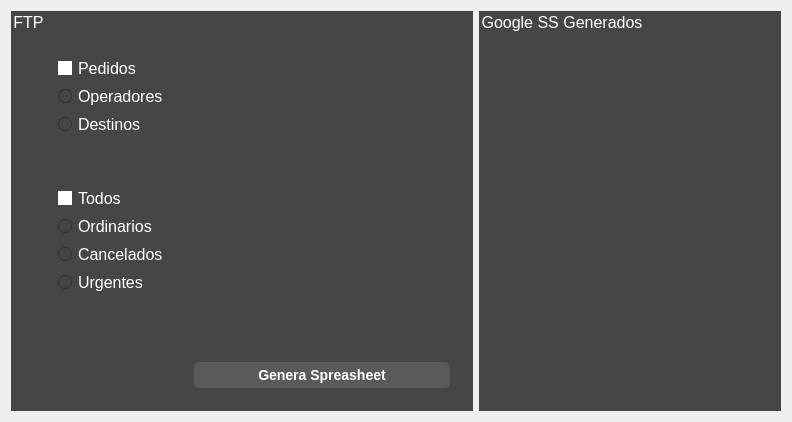
                 <widget class="QWidget" name="tab_11">
                  <attribute name="title">
                   <string>Pedidos/Operadores</string>
                  </attribute>
                  <layout class="QGridLayout" name="gridLayout_37">
                   <item row="0" column="0">
                    <widget class="QGroupBox" name="groupBox_8">
                     <property name="styleSheet">
                      <string notr="true">background-color: rgb(70,70,70);
margin-top: 0.5em;
font: 16px;
color:  rgb(255,255,255);
border: 0px solid white;
padding: 14;
</string>
                     </property>
                     <property name="title">
                      <string>FTP</string>
                     </property>
                     <layout class="QGridLayout" name="gridLayout_35">
                      <item row="0" column="0">
                       <widget class="QFrame" name="frame_3">
                        <property name="styleSheet">
                         <string notr="true">font: 11px;
color: rgb(255,255,255);
border: 0px solid rgba(143, 234, 79,90);
background-color: rgb(70,70,70);
</string>
                        </property>
                        <property name="frameShape">
                         <enum>QFrame::NoFrame</enum>
                        </property>
                        <property name="frameShadow">
                         <enum>QFrame::Raised</enum>
                        </property>
                        <layout class="QGridLayout" name="gridLayout_10">
                         <item row="0" column="0">
                          <widget class="QRadioButton" name="radioButtonInterfasePochtecaPedidos">
                           <property name="styleSheet">
                            <string notr="true">QRadioButton {
background-color:   rgb(70,70,70);
font: 16px;
color:rgb(255,255,255);
padding: 1px;
border: 0px solid rgba(143, 234, 79,90);
}


QRadioButton::indicator:checked {
    background-color:       rgb(255,255,255);
    border:                 0px solid white;
}






</string>
                           </property>
                           <property name="text">
                            <string>Pedidos</string>
                           </property>
                           <property name="checked">
                            <bool>true</bool>
                           </property>
                          </widget>
                         </item>
                         <item row="1" column="0">
                          <widget class="QRadioButton" name="radioButtonInterfasePochtecaOperadores">
                           <property name="styleSheet">
                            <string notr="true">QRadioButton {
background-color:   rgb(70,70,70);
font: 16px;
color:rgb(255,255,255);
padding: 1px;
border: 0px solid rgba(143, 234, 79,90);
}


QRadioButton::indicator:checked {
    background-color:       rgb(255,255,255);
    border:                 0px solid white;
}






</string>
                           </property>
                           <property name="text">
                            <string>Operadores</string>
                           </property>
                          </widget>
                         </item>
                         <item row="2" column="0">
                          <widget class="QRadioButton" name="radioButtonInterfasePochtecaDestinos">
                           <property name="styleSheet">
                            <string notr="true">QRadioButton {
background-color:   rgb(70,70,70);
font: 16px;
color:rgb(255,255,255);
padding: 1px;
border: 0px solid rgba(143, 234, 79,90);
}


QRadioButton::indicator:checked {
    background-color:       rgb(255,255,255);
    border:                 0px solid white;
}






</string>
                           </property>
                           <property name="text">
                            <string>Destinos</string>
                           </property>
                          </widget>
                         </item>
                        </layout>
                       </widget>
                      </item>
                      <item row="0" column="1" rowspan="2">
                       <widget class="QListWidget" name="listWidgetPochtecaFTP">
                        <property name="styleSheet">
                         <string notr="true">font: 11px;
color: rgb(255,255,255);
border: 0px solid rgba(143, 234, 79,90);
background-color: rgb(70,70,70);
</string>
                        </property>
                        <property name="frameShape">
                         <enum>QFrame::NoFrame</enum>
                        </property>
                        <property name="frameShadow">
                         <enum>QFrame::Plain</enum>
                        </property>
                       </widget>
                      </item>
                      <item row="1" column="0">
                       <widget class="QFrame" name="frame_27">
                        <property name="styleSheet">
                         <string notr="true">font: 11px;
color: rgb(255,255,255);
border: 0px solid rgba(143, 234, 79,90);
background-color: rgb(70,70,70);
</string>
                        </property>
                        <property name="frameShape">
                         <enum>QFrame::NoFrame</enum>
                        </property>
                        <property name="frameShadow">
                         <enum>QFrame::Raised</enum>
                        </property>
                        <layout class="QGridLayout" name="gridLayout_13">
                         <item row="3" column="0">
                          <widget class="QRadioButton" name="radioButtonInterfasePochtecaUrgentes">
                           <property name="styleSheet">
                            <string notr="true">QRadioButton {
background-color:   rgb(70,70,70);
font: 16px;
color:rgb(255,255,255);
padding: 1px;
border: 0px solid rgba(143, 234, 79,90);
}


QRadioButton::indicator:checked {
    background-color:       rgb(255,255,255);
    border:                 0px solid white;
}






</string>
                           </property>
                           <property name="text">
                            <string>Urgentes</string>
                           </property>
                           <property name="checked">
                            <bool>false</bool>
                           </property>
                          </widget>
                         </item>
                         <item row="2" column="0">
                          <widget class="QRadioButton" name="radioButtonInterfasePochtecaCancelados">
                           <property name="styleSheet">
                            <string notr="true">QRadioButton {
background-color:   rgb(70,70,70);
font: 16px;
color:rgb(255,255,255);
padding: 1px;
border: 0px solid rgba(143, 234, 79,90);
}


QRadioButton::indicator:checked {
    background-color:       rgb(255,255,255);
    border:                 0px solid white;
}






</string>
                           </property>
                           <property name="text">
                            <string>Cancelados</string>
                           </property>
                          </widget>
                         </item>
                         <item row="1" column="0">
                          <widget class="QRadioButton" name="radioButtonInterfasePochtecaOrdinarios">
                           <property name="styleSheet">
                            <string notr="true">QRadioButton {
background-color:   rgb(70,70,70);
font: 16px;
color:rgb(255,255,255);
padding: 1px;
border: 0px solid rgba(143, 234, 79,90);
}


QRadioButton::indicator:checked {
    background-color:       rgb(255,255,255);
    border:                 0px solid white;
}






</string>
                           </property>
                           <property name="text">
                            <string>Ordinarios</string>
                           </property>
                          </widget>
                         </item>
                         <item row="0" column="0">
                          <widget class="QRadioButton" name="radioButtonInterfasePochtecaTodos">
                           <property name="styleSheet">
                            <string notr="true">QRadioButton {
background-color:   rgb(70,70,70);
font: 16px;
color:rgb(255,255,255);
padding: 1px;
border: 0px solid rgba(143, 234, 79,90);
}


QRadioButton::indicator:checked {
    background-color:       rgb(255,255,255);
    border:                 0px solid white;
}






</string>
                           </property>
                           <property name="text">
                            <string>Todos</string>
                           </property>
                           <property name="checked">
                            <bool>true</bool>
                           </property>
                          </widget>
                         </item>
                         <item row="4" column="0">
                          <spacer name="verticalSpacer_9">
                           <property name="orientation">
                            <enum>Qt::Vertical</enum>
                           </property>
                           <property name="sizeHint" stdset="0">
                            <size>
                             <width>20</width>
                             <height>40</height>
                            </size>
                           </property>
                          </spacer>
                         </item>
                        </layout>
                       </widget>
                      </item>
                      <item row="2" column="1">
                       <widget class="QPushButton" name="pushButtonInterfasePochtecaGenera">
                        <property name="palette">
                         <palette>
                          <active>
                           <colorrole role="WindowText">
                            <brush brushstyle="SolidPattern">
                             <color alpha="255">
                              <red>255</red>
                              <green>255</green>
                              <blue>255</blue>
                             </color>
                            </brush>
                           </colorrole>
                           <colorrole role="Button">
                            <brush brushstyle="SolidPattern">
                             <color alpha="255">
                              <red>90</red>
                              <green>90</green>
                              <blue>90</blue>
                             </color>
                            </brush>
                           </colorrole>
                           <colorrole role="Text">
                            <brush brushstyle="SolidPattern">
                             <color alpha="255">
                              <red>255</red>
                              <green>255</green>
                              <blue>255</blue>
                             </color>
                            </brush>
                           </colorrole>
                           <colorrole role="ButtonText">
                            <brush brushstyle="SolidPattern">
                             <color alpha="255">
                              <red>255</red>
                              <green>255</green>
                              <blue>255</blue>
                             </color>
                            </brush>
                           </colorrole>
                           <colorrole role="Base">
                            <brush brushstyle="SolidPattern">
                             <color alpha="255">
                              <red>90</red>
                              <green>90</green>
                              <blue>90</blue>
                             </color>
                            </brush>
                           </colorrole>
                           <colorrole role="Window">
                            <brush brushstyle="SolidPattern">
                             <color alpha="255">
                              <red>90</red>
                              <green>90</green>
                              <blue>90</blue>
                             </color>
                            </brush>
                           </colorrole>
                          </active>
                          <inactive>
                           <colorrole role="WindowText">
                            <brush brushstyle="SolidPattern">
                             <color alpha="255">
                              <red>255</red>
                              <green>255</green>
                              <blue>255</blue>
                             </color>
                            </brush>
                           </colorrole>
                           <colorrole role="Button">
                            <brush brushstyle="SolidPattern">
                             <color alpha="255">
                              <red>90</red>
                              <green>90</green>
                              <blue>90</blue>
                             </color>
                            </brush>
                           </colorrole>
                           <colorrole role="Text">
                            <brush brushstyle="SolidPattern">
                             <color alpha="255">
                              <red>255</red>
                              <green>255</green>
                              <blue>255</blue>
                             </color>
                            </brush>
                           </colorrole>
                           <colorrole role="ButtonText">
                            <brush brushstyle="SolidPattern">
                             <color alpha="255">
                              <red>255</red>
                              <green>255</green>
                              <blue>255</blue>
                             </color>
                            </brush>
                           </colorrole>
                           <colorrole role="Base">
                            <brush brushstyle="SolidPattern">
                             <color alpha="255">
                              <red>90</red>
                              <green>90</green>
                              <blue>90</blue>
                             </color>
                            </brush>
                           </colorrole>
                           <colorrole role="Window">
                            <brush brushstyle="SolidPattern">
                             <color alpha="255">
                              <red>90</red>
                              <green>90</green>
                              <blue>90</blue>
                             </color>
                            </brush>
                           </colorrole>
                          </inactive>
                          <disabled>
                           <colorrole role="WindowText">
                            <brush brushstyle="SolidPattern">
                             <color alpha="255">
                              <red>255</red>
                              <green>255</green>
                              <blue>255</blue>
                             </color>
                            </brush>
                           </colorrole>
                           <colorrole role="Button">
                            <brush brushstyle="SolidPattern">
                             <color alpha="255">
                              <red>90</red>
                              <green>90</green>
                              <blue>90</blue>
                             </color>
                            </brush>
                           </colorrole>
                           <colorrole role="Text">
                            <brush brushstyle="SolidPattern">
                             <color alpha="255">
                              <red>255</red>
                              <green>255</green>
                              <blue>255</blue>
                             </color>
                            </brush>
                           </colorrole>
                           <colorrole role="ButtonText">
                            <brush brushstyle="SolidPattern">
                             <color alpha="255">
                              <red>255</red>
                              <green>255</green>
                              <blue>255</blue>
                             </color>
                            </brush>
                           </colorrole>
                           <colorrole role="Base">
                            <brush brushstyle="SolidPattern">
                             <color alpha="255">
                              <red>90</red>
                              <green>90</green>
                              <blue>90</blue>
                             </color>
                            </brush>
                           </colorrole>
                           <colorrole role="Window">
                            <brush brushstyle="SolidPattern">
                             <color alpha="255">
                              <red>90</red>
                              <green>90</green>
                              <blue>90</blue>
                             </color>
                            </brush>
                           </colorrole>
                          </disabled>
                         </palette>
                        </property>
                        <property name="styleSheet">
                         <string notr="true">QPushButton
{
background-color: rgb(90,90,90);
border-radius: 5px;
font: bold 14px;
padding: 5px;
color: rgb(255,255,255);
} </string>
                        </property>
                        <property name="text">
                         <string>Genera Spreasheet</string>
                        </property>
                       </widget>
                      </item>
                     </layout>
                    </widget>
                   </item>
                   <item row="0" column="1">
                    <widget class="QGroupBox" name="groupBox_9">
                     <property name="styleSheet">
                      <string notr="true">background-color: rgb(70,70,70);
margin-top: 0.5em;
font: 16px;
color:  rgb(255,255,255);
border: 0px solid white;
padding: 14;
</string>
                     </property>
                     <property name="title">
                      <string>Google SS Generados</string>
                     </property>
                     <layout class="QGridLayout" name="gridLayout_11">
                      <item row="0" column="0">
                       <widget class="QListWidget" name="listWidgetPochtecaHistorial">
                        <property name="styleSheet">
                         <string notr="true">font: 11px;
color: rgb(255,255,255);
border: 0px solid rgba(143, 234, 79,90);
background-color: rgb(70,70,70);
</string>
                        </property>
                        <property name="frameShape">
                         <enum>QFrame::NoFrame</enum>
                        </property>
                       </widget>
                      </item>
                     </layout>
                    </widget>
                   </item>
                  </layout>
                 </widget>
